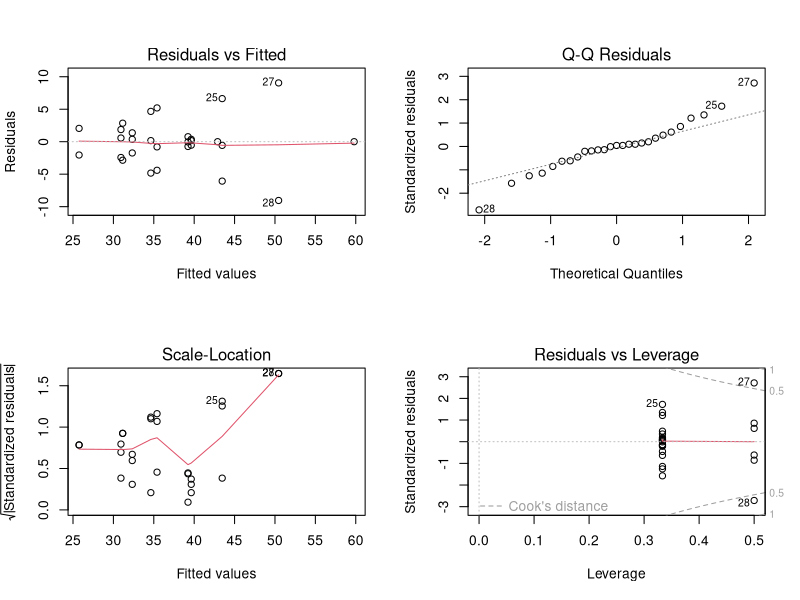
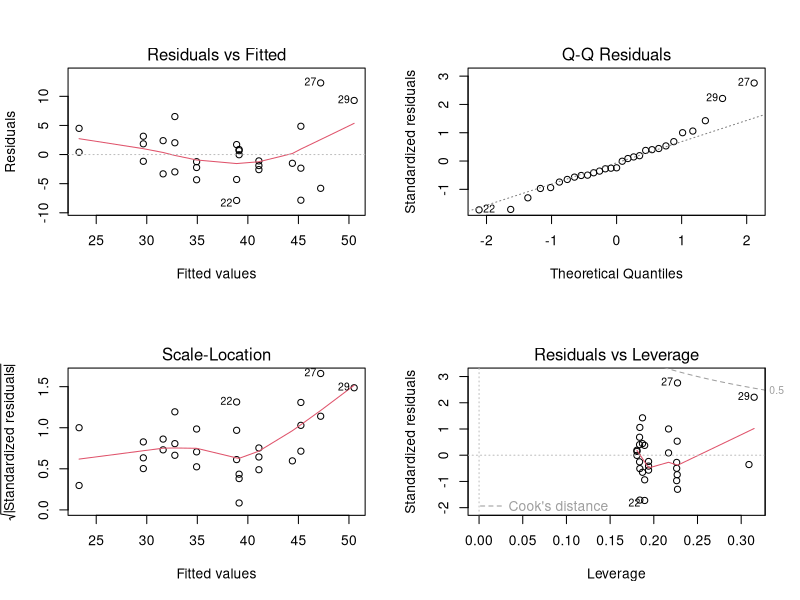
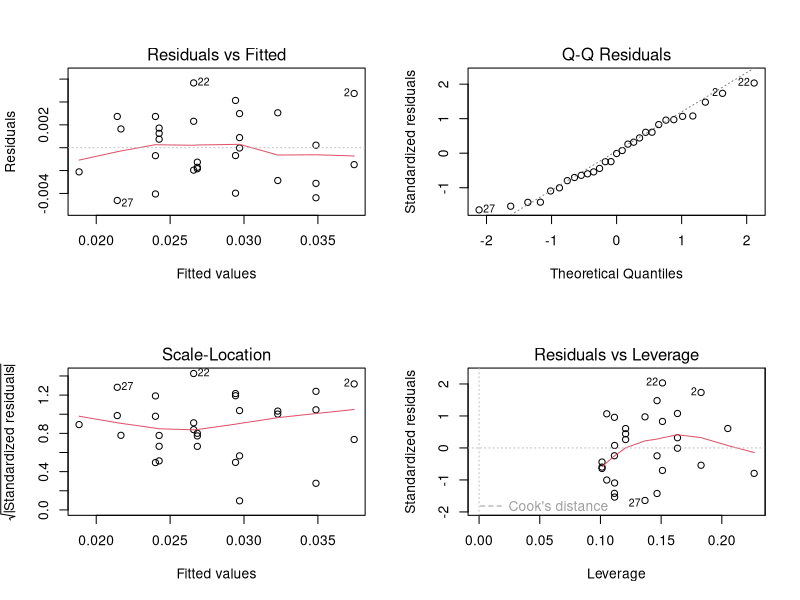

Recreate these plots in R, in order.
## ---- chunk 1
caption_def <- "2024-03-10 emmeans estimated marginal means"
exp_imp_path <- "./2024-03-10_emmeans_data/"
## ---- chunk 2
knitr::opts_chunk$set(echo = TRUE)  # set default chunk option to print the code that generated that output
options(knitr.table.format = 'markdown') # render kable tables in md for github, comment out otherwise
library(tidyverse)
library(broom)
library(emmeans)
library(patchwork)                  # for combining plots
## ---- chunk 3
mod1 <- lm(conc ~ source * factor(percent), data = pigs)
par(mfrow = c(2,2)); plot(mod1)
## ---- chunk 4
mod2 <- update(mod1, . ~ source + factor(percent))   # no interaction
par(mfrow = c(2,2)); plot(mod2)
## ---- chunk 5
map_dfr(list(mod1, mod2), glance)
## ---- chunk 6
mod3 <- update(mod1, inverse(conc) ~ .)
mod4 <- update(mod2, inverse(conc) ~ .)     # no interaction
mod5 <- update(mod4, . ~ source + percent)  # linear term for percent
par(mfrow = c(2,2)); plot(mod5)
## ---- chunk 7
map_dfr(list(mod1, mod2, mod3, mod4, mod5), glance)
## ---- chunk 8
(EMM.source <- emmeans(mod4, "source"))
## ---- chunk 9
(EMM.percent <- emmeans(mod4, "percent"))
## ---- chunk 10
tidy(EMM.percent)
## ---- chunk 11
with(pigs, tapply(inverse(conc), source, mean))
## ---- chunk 12
pigs %>%
  mutate(conc = 1/conc) %>%
  summarize(mean = mean(conc), .by = source)
## ---- chunk 13
with(pigs, tapply(inverse(conc), percent, mean))
## ---- chunk 14
pigs %>%
  mutate(conc = 1/conc) %>%
  summarize(mean = mean(conc), .by = percent)
## ---- chunk 15
(RG <- expand.grid(source = levels(pigs$source), percent = unique(pigs$percent)))
## ---- chunk 16
(preds <- matrix(predict(mod4, newdata = RG), nrow = 3))
## ---- chunk 17
apply(preds, 1, mean)   # row means -- for source
## ---- chunk 18
apply(preds, 2, mean)   # column means -- for percent
## ---- chunk 19
with(pigs, table(source, percent))
